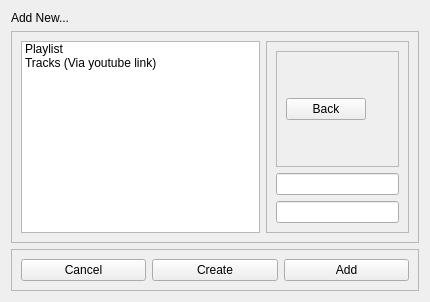
<?xml version="1.0" encoding="UTF-8"?>
<ui version="4.0">
 <class>AddContentForm</class>
 <widget class="QFrame" name="AddContentForm">
  <property name="geometry">
   <rect>
    <x>0</x>
    <y>0</y>
    <width>430</width>
    <height>302</height>
   </rect>
  </property>
  <property name="windowTitle">
   <string>Frame</string>
  </property>
  <layout class="QVBoxLayout" name="verticalLayout">
   <item>
    <widget class="QLabel" name="label">
     <property name="text">
      <string>Add New...</string>
     </property>
    </widget>
   </item>
   <item>
    <widget class="QFrame" name="placeholder">
     <property name="frameShape">
      <enum>QFrame::Shape::StyledPanel</enum>
     </property>
     <property name="frameShadow">
      <enum>QFrame::Shadow::Raised</enum>
     </property>
     <layout class="QHBoxLayout" name="horizontalLayout_2">
      <item>
       <widget class="QListWidget" name="listWidget">
        <property name="sizePolicy">
         <sizepolicy hsizetype="Expanding" vsizetype="Fixed">
          <horstretch>0</horstretch>
          <verstretch>0</verstretch>
         </sizepolicy>
        </property>
        <item>
         <property name="text">
          <string>Playlist</string>
         </property>
        </item>
        <item>
         <property name="text">
          <string>Tracks (Via youtube link)</string>
         </property>
        </item>
       </widget>
      </item>
      <item>
       <widget class="QFrame" name="addValueEdit">
        <property name="frameShape">
         <enum>QFrame::Shape::StyledPanel</enum>
        </property>
        <property name="frameShadow">
         <enum>QFrame::Shadow::Raised</enum>
        </property>
        <layout class="QVBoxLayout" name="verticalLayout_2">
         <item>
          <widget class="QFrame" name="frame">
           <property name="frameShape">
            <enum>QFrame::Shape::StyledPanel</enum>
           </property>
           <property name="frameShadow">
            <enum>QFrame::Shadow::Raised</enum>
           </property>
           <layout class="QHBoxLayout" name="horizontalLayout_3">
            <item>
             <widget class="QPushButton" name="backBtn">
              <property name="text">
               <string>Back</string>
              </property>
             </widget>
            </item>
            <item>
             <spacer name="horizontalSpacer">
              <property name="orientation">
               <enum>Qt::Orientation::Horizontal</enum>
              </property>
              <property name="sizeHint" stdset="0">
               <size>
                <width>40</width>
                <height>20</height>
               </size>
              </property>
             </spacer>
            </item>
           </layout>
          </widget>
         </item>
         <item>
          <widget class="QLineEdit" name="playlistLineEdit"/>
         </item>
         <item>
          <widget class="QLineEdit" name="trackLineEdit"/>
         </item>
        </layout>
       </widget>
      </item>
     </layout>
    </widget>
   </item>
   <item>
    <widget class="QFrame" name="options">
     <property name="frameShape">
      <enum>QFrame::Shape::StyledPanel</enum>
     </property>
     <property name="frameShadow">
      <enum>QFrame::Shadow::Raised</enum>
     </property>
     <layout class="QHBoxLayout" name="horizontalLayout">
      <item>
       <widget class="QPushButton" name="cancelBtn">
        <property name="text">
         <string>Cancel</string>
        </property>
       </widget>
      </item>
      <item>
       <widget class="QPushButton" name="createPlaylistBtn">
        <property name="text">
         <string>Create</string>
        </property>
       </widget>
      </item>
      <item>
       <widget class="QPushButton" name="addTrackBtn">
        <property name="text">
         <string>Add</string>
        </property>
       </widget>
      </item>
     </layout>
    </widget>
   </item>
  </layout>
 </widget>
 <resources/>
 <connections/>
</ui>
